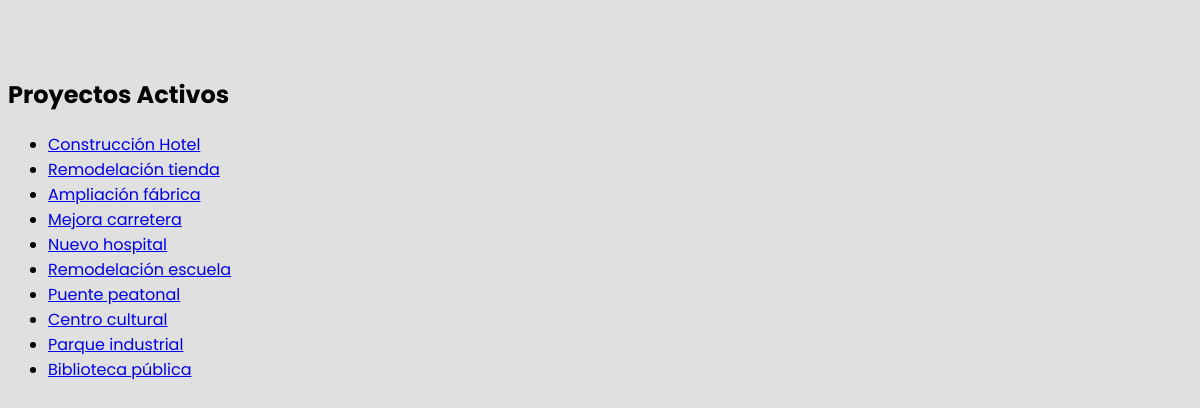
Page /MenuArquitecto/modis/Proyectos.php (signed in) on the committed database.
### tables this page shows
CREATE TABLE Proyecto (
    idProyecto INT AUTO_INCREMENT PRIMARY KEY,
    nombre VARCHAR(100) NOT NULL,
    descripcion VARCHAR(200) NOT NULL,
    ubicacion VARCHAR(100) NOT NULL,
    fechaInicio DATE NOT NULL,
    fechaFinal DATE NOT NULL,
    estado CHAR(3) NOT NULL,
    FOREIGN KEY (estado) REFERENCES Estado(codigo)
);

### conexion.php (called while the page is built, shortened)
<?php
class conexion
{
    private $HOST = "localhost";
    private $USER = "root";
    private $PASS = "";
    private $DB = "sgpc";
    private $CON;
    public function connect()
    {
        $this->CON = mysqli_connect($this->HOST, $this->USER, $this->PASS, $this->DB);
        if (mysqli_connect_errno()) {
            echo "Error de conexión: " . mysqli_connect_error();
            return false;
        } else {
            return true;
        }
    }
    public function exeqSelect($query)
    {
        try {
            $this->DATASET = mysqli_query($this->CON, $query);
            if ($this->DATASET) {
                return $this->DATASET;
            } else {
                throw new Exception("Error en la consulta: " . mysqli_error($this->CON));
            }
        } catch (Exception $e) {
            echo "Excepción: " . $e->getMessage();
            return 0;
        }
    }
}

### MenuArquitecto/modis/Proyectos.php (the view, shortened to what this page needs)
<!DOCTYPE html>
<html lang="en">
<head>
    <link rel="stylesheet" href="../../css/proyectos.css">
</head>
<body>
    <?php
    include("../../conexion.php");
    $conexion = new conexion();
    if ($conexion->connect()) {
        $queryProyectos = "SELECT * FROM Proyecto";
        $resultProyectos = $conexion->exeqSelect($queryProyectos);
        if ($resultProyectos->num_rows > 0) {
            echo "<h2>Proyectos Activos</h2>";
            echo "<ul>";
            while ($rowProyecto = mysqli_fetch_array($resultProyectos)) {
                $idProyecto = $rowProyecto['idProyecto'];
                $nombreProyecto = $rowProyecto['nombre'];
                echo "<li><a href='modificarProyecto.php?idProyecto=$idProyecto'>$nombreProyecto</a></li>";
            }
            echo "</ul>";
        } else {
            echo "<p>No hay proyectos activos.</p>";
        }
    } else {
        echo "<p>Error en la conexión a la base de datos.</p>";
    }
    ?>
</body>
</html>

### css/proyectos.css (style rules this page uses)
* { font-family: "Poppins"; }
body { background-color: #e0e0e1; margin-top: 77px; }

### rows in the picture
proyecto: nombre "Construcción Hotel"
proyecto: nombre "Remodelación tienda"
proyecto: nombre "Ampliación fábrica"
proyecto: nombre "Mejora carretera"
proyecto: nombre "Nuevo hospital"
proyecto: nombre "Remodelación escuela"
proyecto: nombre "Puente peatonal"
proyecto: nombre "Centro cultural"
proyecto: nombre "Parque industrial"
proyecto: nombre "Biblioteca pública"
